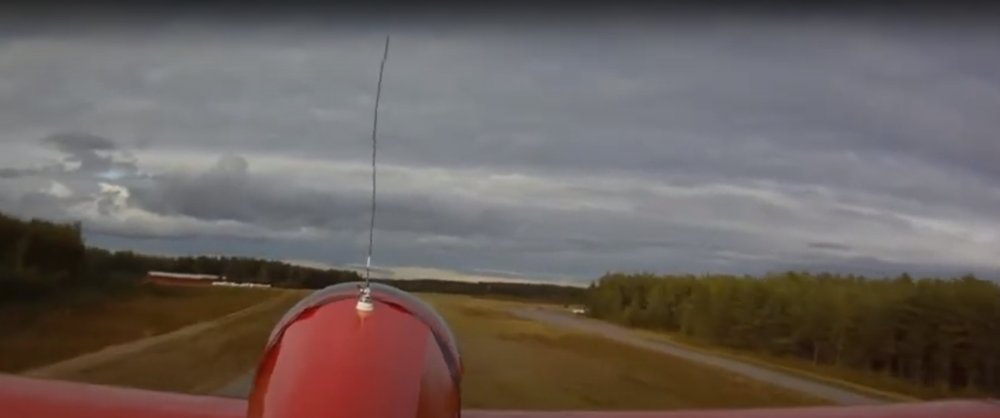
#> input picture list2/images/jello.png, 1000 x 418 px, shrunk from 1906 x 797 before the run, found by its file name
$ python bigChallenge.py
#> lines starting #> are read from the running program, lines starting #| are printed output that depends on the picture; after the words box and inside, x2 and y2 are one past the last pixel; in counts of white or black regions, pixels touching at a corner belong together
import cv2
import numpy as np
import matplotlib.pyplot as plt

def mostrar_imagem_e_histograma(imagem, titulo, imgAgu, tituloAgu):
    plt.figure(figsize=(12, 6))

    # Mostra a imagem original
    plt.subplot(2, 2, 1)
    plt.imshow(imagem, cmap='gray')
    plt.title('Imagem ' + titulo)

    # Calcula e mostra o histograma da imagem original
    plt.subplot(2, 2, 2)
    plt.hist(imagem.ravel(), bins=256, range=(0, 256), color='gray', alpha=0.7)
    plt.title('Histograma')
    plt.xlabel('Intensidade de Pixel')
    plt.ylabel('Frequência')

    # Mostra a imagem suavizada
    plt.subplot(2, 2, 3)
    plt.imshow(imgAgu, cmap='gray')
    plt.title('Imagem ' + tituloAgu)

    # Calcula e mostra o histograma da imagem suavizada
    plt.subplot(2, 2, 4)
    plt.hist(imgAgu.ravel(), bins=256, range=(0, 256), color='gray', alpha=0.7)
    plt.title('Histograma')
    plt.xlabel('Intensidade de Pixel')
    plt.ylabel('Frequência')

    plt.tight_layout()
    plt.show()

    # Calcula e mostra o histograma da diferença entre as imagens
    plt.figure(figsize=(8, 4))
    hist_diferenca = np.abs(imagem - imgAgu).ravel()
    plt.hist(hist_diferenca, bins=256, range=(0, 256), color='gray', alpha=0.7)
    plt.title('Histograma da Diferença')
    plt.xlabel('Diferença de Intensidade de Pixel')
    plt.ylabel('Frequência')
    plt.show()

    # Calcula e mostra os valores de PSNR e SSIM
    mse = np.mean((imagem - imgAgu) ** 2)
    psnr = 20 * np.log10(255 / np.sqrt(mse))
    ssim = np.mean((2 * imagem * imgAgu + 1e-10) / (imagem ** 2 + imgAgu ** 2 + 1e-10))
    print(f"PSNR: {psnr:.2f} dB")
    print(f"SSIM: {ssim:.4f}")

def mostrar_imagem_no_dominio_da_frequencia(imagem, imagem_filtrada):
    # Aplicar a transformada de Fourier
    img_fft = np.fft.fft2(imagem)
    img_fft_shifted = np.fft.fftshift(img_fft)

    # Calcular o espectro de frequência (magnitude)
    magnitude_spectrum = np.abs(img_fft_shifted)

    # Visualizar o espectro de frequência
    plt.figure(figsize=(12, 6))

    # Primeira imagem no domínio da frequência
    plt.subplot(1, 2, 1)
    plt.imshow(np.log1p(magnitude_spectrum), cmap='gray')
    plt.title('Espectro de Frequência - Original')
    plt.axis('off')

    img_filtrada = np.fft.fft2(imagem_filtrada)
    img_filtrada_shifted = np.fft.fftshift(img_filtrada)
    segunda_magnitude_spectrum = np.abs(img_filtrada_shifted)

    plt.subplot(1, 2, 2)
    plt.imshow(np.log1p(segunda_magnitude_spectrum), cmap='gray')
    plt.title('Espectro de Frequência - Ruidosa')
    plt.axis('off')

    plt.tight_layout()
    plt.show()

def salvar_imagem(imagem, caminho):
    cv2.imwrite(caminho, imagem)

def medianBlur(img_path, kernel_size):
#> called with img_path = 'list2/images/jello.png', kernel_size = 3
    img_data = cv2.imread(img_path, cv2.IMREAD_GRAYSCALE)
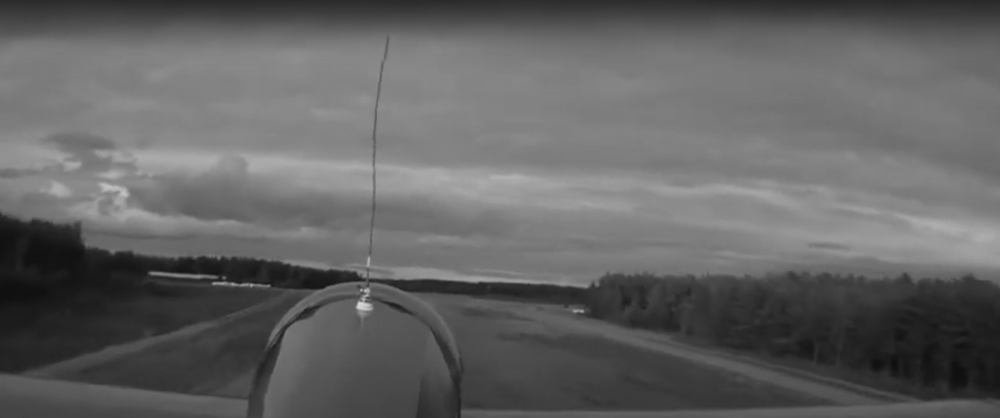
#> img_data: shape (418, 1000); min 14, max 218, mean 98.8
    image = np.asarray(img_data)
    """
    Aplica um filtro de mediana a uma imagem.

    Args:
        image (numpy.ndarray): A imagem de entrada (escala de cinza).
        kernel_size (int): O tamanho da janela do filtro de mediana.

    Returns:
        numpy.ndarray: A imagem filtrada.
    """
    # Verifica se o tamanho do kernel é ímpar
    if kernel_size % 2 == 0:
        raise ValueError("O tamanho do kernel deve ser ímpar.")

    # Calcula o deslocamento para centralizar o kernel
    offset = kernel_size // 2

    # Cria uma cópia da imagem para armazenar o resultado
    filtered_image = np.copy(image)

    # Percorre os pixels da imagem
    for i in range(offset, image.shape[0] - offset):
        for j in range(offset, image.shape[1] - offset):
            # Extrai a vizinhança do pixel
            neighborhood = image[i - offset : i + offset + 1, j - offset : j + offset + 1]

            # Calcula a mediana dos valores na vizinhança
            median_value = np.median(neighborhood)

            # Atribui o valor da mediana ao pixel filtrado
            filtered_image[i, j] = median_value
#> filtered_image: shape (418, 1000); 11.81% of pixels changed, all inside (x1, y1, x2, y2) = (1, 1, 999, 417)


    mostrar_imagem_e_histograma(image, 'original', filtered_image, 'sem efeito jelly')
#> in mostrar_imagem_e_histograma, `plt.show()`:
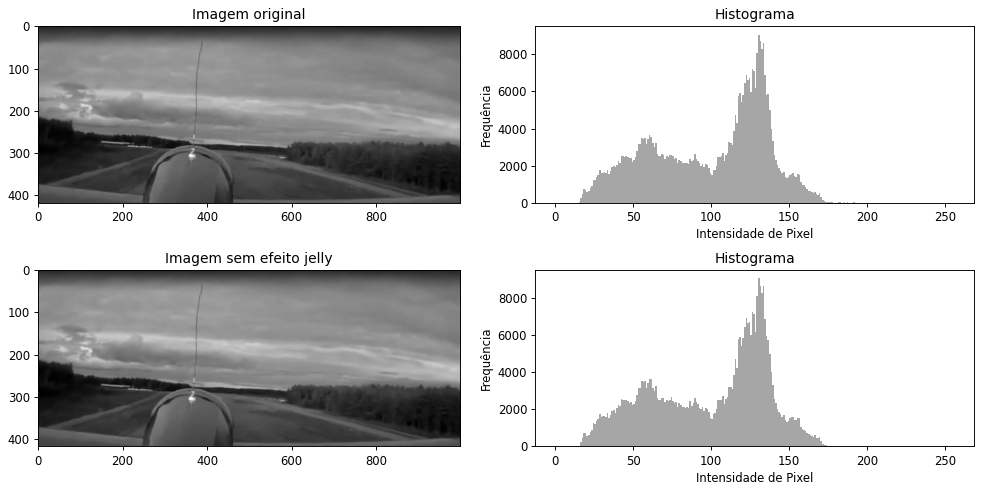
#> figure drawn by matplotlib, 4 panels; panel 2: tallest bar 9070 high, from x = 130 to 131; panel 4: tallest bar 9070 high, from x = 130 to 131
#> in mostrar_imagem_e_histograma, `plt.show()`:
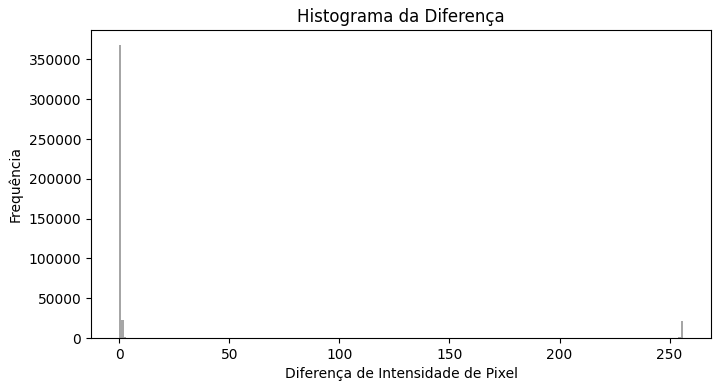
#> figure drawn by matplotlib, 1 panel; tallest bar 368625 high, from x = 0 to 1
#> in mostrar_imagem_e_histograma, `mse = np.mean((imagem - imgAgu) ** 2)`: mse = 0.307
#> in mostrar_imagem_e_histograma, `psnr = 20 * np.log10(255 / np.sqrt(mse))`: psnr = 53.26
#> in mostrar_imagem_e_histograma, `ssim = np.mean((2 * imagem * imgAgu + 1e-10) / (imagem ** 2 + imgAgu *..`: ssim = 1.07
#| PSNR: 53.26 dB
#| SSIM: 1.0655
    mostrar_imagem_no_dominio_da_frequencia(image, filtered_image)
#> in mostrar_imagem_no_dominio_da_frequencia, `plt.show()`:
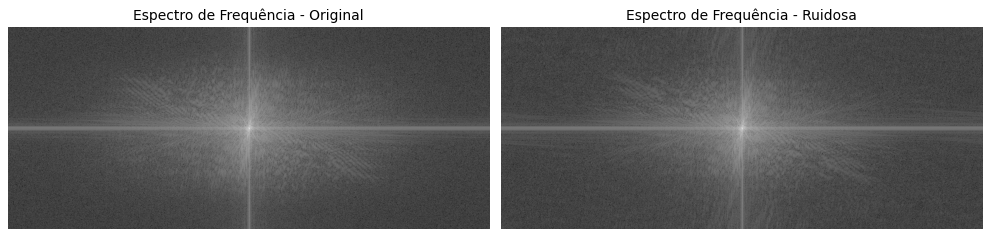
#> figure drawn by matplotlib, 2 panels

    return filtered_image

no_jello = medianBlur('list2/images/jello.png', 3)
salvar_imagem(no_jello, 'list2/images/no_jello.png')

$ run again, with list2/images/sharp1.png copied over list2/images/jello.png
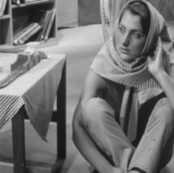
#> input picture list2/images/sharp1.png, 174 x 173 px, shrunk from 332 x 330 before the run, found by its file name
#> in medianBlur, img_data is the input picture: shape (173, 174); min 20, max 239, mean 116.9
#> in mostrar_imagem_e_histograma, `plt.show()`:
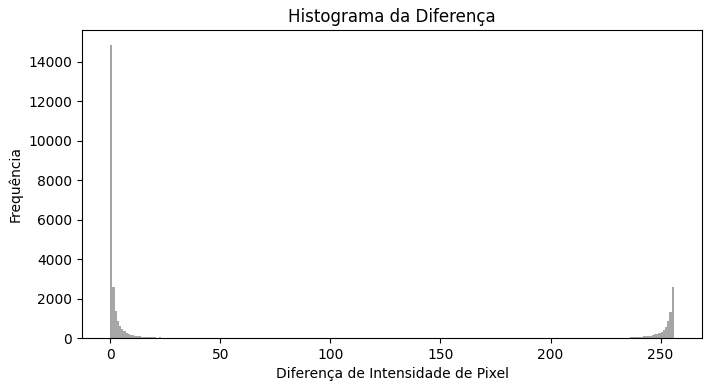
#> figure drawn by matplotlib, 1 panel; tallest bar 14854 high, from x = 0 to 1
#> mse = 13.31
#> psnr = 36.89
#> ssim = 2.76
#| PSNR: 36.89 dB
#| SSIM: 2.7622
#> in mostrar_imagem_no_dominio_da_frequencia, `plt.show()`:
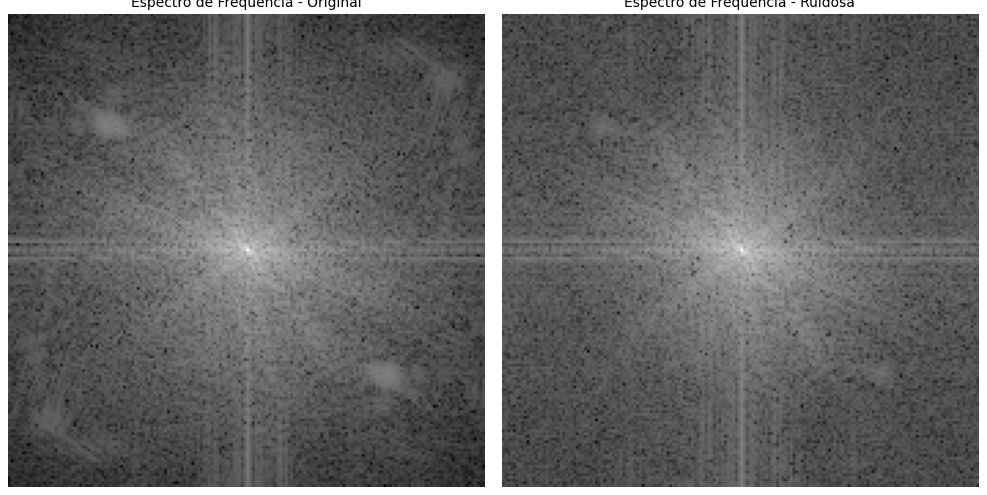
#> figure drawn by matplotlib, 2 panels
